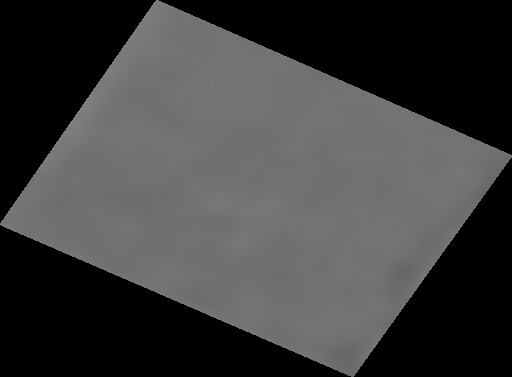
#> input picture Sentinel1_Images_Beauvais/01_02_17_vv.png, 512 x 377 px; its folder holds 4 pictures in this run
$ jupyter execute --allow-errors crop_detecting_test.ipynb   (older library calls are emulated)
#> lines starting #> are read from the running program, lines starting #| are printed output that depends on the picture; after the words box and inside, x2 and y2 are one past the last pixel; in counts of white or black regions, pixels touching at a corner belong together
[cell 1]
import cv2
import matplotlib.pyplot as plt
import os
import numpy as np

You will need to scrap at least one VV/VH satelitte image using the extract_sentinel1.py

[cell 2]
fname = '../Sentinel1_Images_Beauvais/'
list_dir = os.listdir(fname)
list_dir

[cell 3]
vv_list = list()
vh_list = list()

for f in list_dir:
    type_f = f[-6:-4]

    if type_f == 'vh':
        vh_list.append(fname+f)
    else :
        vv_list.append(fname+f)

vv_list

[cell 4]
im_try_vv = cv2.imread(vv_list[0], cv2.COLOR_BGR2GRAY)
#> im_try_vv is the input picture: shape (377, 512, 3); min 0, max 126, mean 61.3
im_try_vh = cv2.imread(vh_list[0], cv2.COLOR_BGR2GRAY)
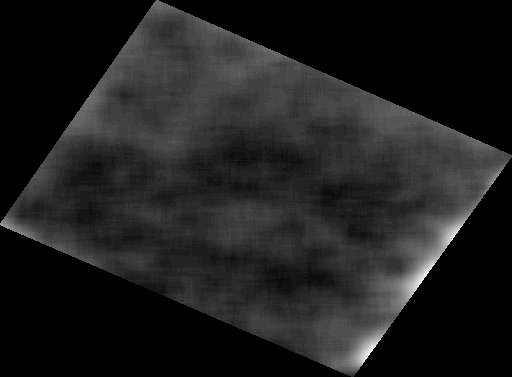
#> input picture Sentinel1_Images_Beauvais/01_01_17_vh.png, 512 x 377 px
#> im_try_vh is the input picture: shape (377, 512, 3); min 0, max 35, mean 4.2

plt.imshow(im_try_vv)

[cell 5]
plt.imshow(im_try_vh)

### Using canny

[cell 6]
#Pour VH
image = im_try_vv
blurred = cv2.GaussianBlur(image, (5, 5), 0)

# Canny
edges = cv2.Canny(blurred, 0, 14)
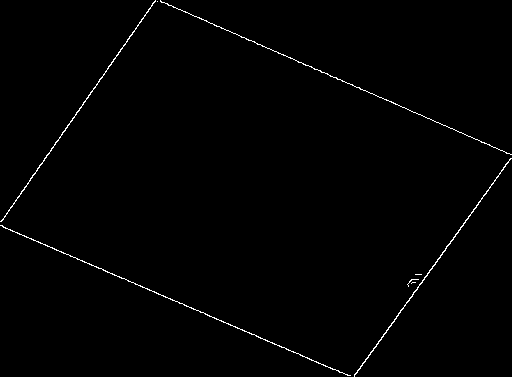
#> edges: shape (377, 512); 0.82% white in thin lines or dots
kernel = cv2.getStructuringElement(cv2.MORPH_RECT, (3, 3))
thick_edges = cv2.dilate(edges, kernel, iterations=1)
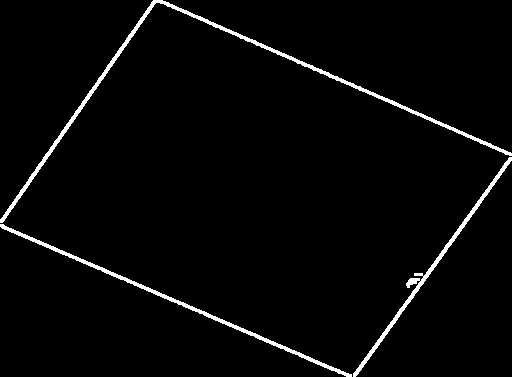
#> thick_edges: shape (377, 512); 2.7% white; 3 white regions

# contours
contours, _ = cv2.findContours(thick_edges, cv2.RETR_EXTERNAL, cv2.CHAIN_APPROX_SIMPLE)
#> contours = 3 contours; box (x1, y1, x2, y2) and area: (0, 0, 512, 223) 1930, (0, 224, 352, 377) 1097, (353, 157, 512, 377) 970

# Mask
mask = np.zeros_like(image)
cv2.drawContours(mask, contours, -1, (0, 255, 0), thickness=cv2.FILLED)
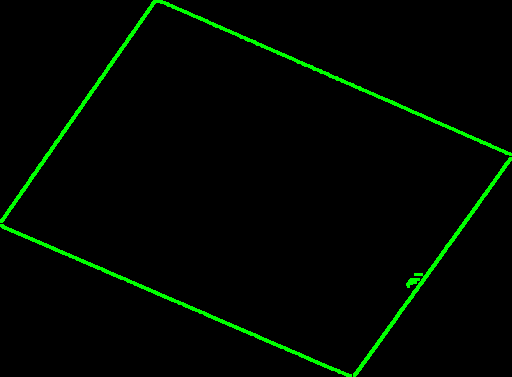
#> mask: shape (377, 512, 3); mean of channels 0, 1, 2 0, 6.8, 0; drawn as B, G, R
extracted_fields = cv2.bitwise_and(image, mask)

plt.figure(figsize=(10, 8))

plt.subplot(1, 3, 1)
plt.title('Image originale')
plt.imshow(image)
plt.axis('off')

plt.subplot(1, 3, 2)
plt.title('Bords détectés')
plt.imshow(thick_edges, cmap='gray')
plt.axis('off')

plt.subplot(1, 3, 3)
plt.title('Champs extraits')
plt.imshow(cv2.cvtColor(extracted_fields, cv2.COLOR_BGR2RGB))
plt.axis('off')

plt.tight_layout()
plt.show()

[cell 7]
#Pour VH
image = im_try_vh
blurred = cv2.GaussianBlur(image, (5, 5), 0)

# Canny
edges = cv2.Canny(blurred, 0, 14)
#> edges: shape (377, 512); 0.87% white in thin lines or dots
kernel = cv2.getStructuringElement(cv2.MORPH_RECT, (3, 3))
thick_edges = cv2.dilate(edges, kernel, iterations=1)
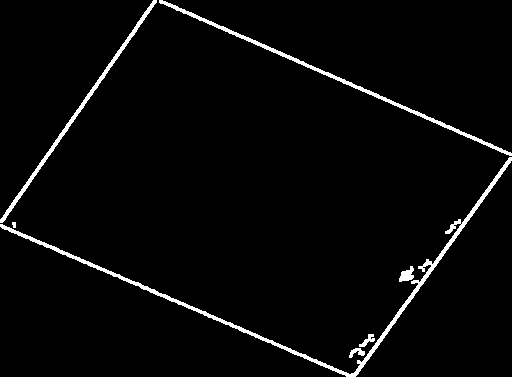
#> thick_edges: shape (377, 512); 2.9% white; 7 white regions

# contours
contours, _ = cv2.findContours(thick_edges, cv2.RETR_EXTERNAL, cv2.CHAIN_APPROX_SIMPLE)
#> contours = 7 contours, 1 with area under 20; largest, box (x1, y1, x2, y2) and area: (0, 157, 512, 377) 2106, (159, 0, 512, 156) 1078, (0, 0, 157, 223) 870, (399, 266, 414, 282) 120, (359, 334, 375, 347) 62, (349, 348, 365, 358) 62

# Mask
mask = np.zeros_like(image)
cv2.drawContours(mask, contours, -1, (0, 255, 0), thickness=cv2.FILLED)
extracted_fields = cv2.bitwise_and(image, mask)


plt.figure(figsize=(10, 8))

plt.subplot(1, 3, 1)
plt.title('Image originale')
plt.imshow(image)
plt.axis('off')

plt.subplot(1, 3, 2)
plt.title('Bords détectés')
plt.imshow(thick_edges, cmap='gray')
plt.axis('off')

plt.subplot(1, 3, 3)
plt.title('Champs extraits')
plt.imshow(cv2.cvtColor(extracted_fields, cv2.COLOR_BGR2RGB))
plt.axis('off')

plt.tight_layout()
plt.show()

### Using sobel

[cell 8]
# Étape 3 : Appliquer un flou pour réduire le bruit
blurred = cv2.GaussianBlur(image, (5, 5), 0)

# Étape 4 : Calculer les gradients avec le filtre de Sobel
sobel_x = cv2.Sobel(blurred, cv2.CV_64F, 1, 0, ksize=5)  # Gradient dans la direction x
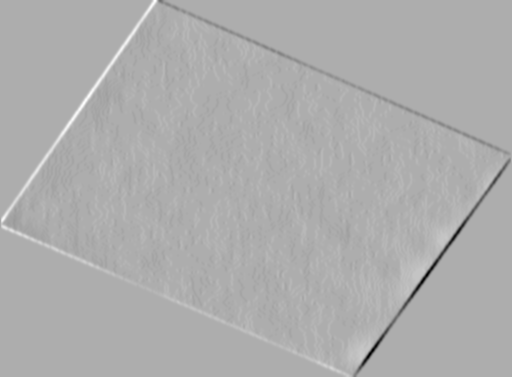
#> sobel_x: shape (377, 512, 3) float64; min -993, max 464, mean 0; drawn with min black and max white
sobel_y = cv2.Sobel(blurred, cv2.CV_64F, 0, 1, ksize=5)  # Gradient dans la direction y
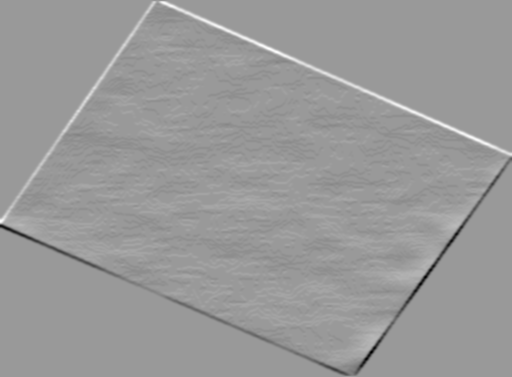
#> sobel_y: shape (377, 512, 3) float64; min -778, max 513, mean 0; drawn with min black and max white


# Blur the image for better edge detection
img_blur = cv2.GaussianBlur(im_try_vv, (3,3), 0)

# Sobel Edge Detection
sobelx = cv2.Sobel(src=img_blur, ddepth=cv2.CV_64F, dx=1, dy=0, ksize=5) # Sobel Edge Detection on the X axis
sobely = cv2.Sobel(src=img_blur, ddepth=cv2.CV_64F, dx=0, dy=1, ksize=5) # Sobel Edge Detection on the Y axis
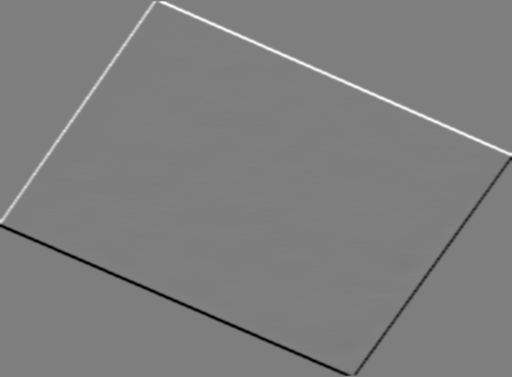
#> sobely: shape (377, 512, 3) float64; min -4685, max 4763, mean 0; drawn with min black and max white
sobelxy = cv2.Sobel(src=img_blur, ddepth=cv2.CV_64F, dx=1, dy=1, ksize=5) # Combined X and Y Sobel Edge Detection
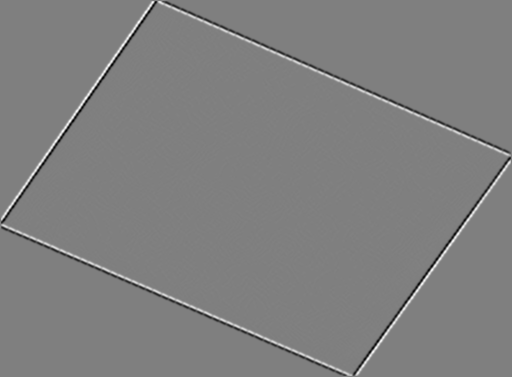
#> sobelxy: shape (377, 512, 3) float64; min -750, max 748, mean 0; drawn with min black and max white

_, sobel_binary = cv2.threshold(sobelxy, 0, 255, cv2.THRESH_BINARY)
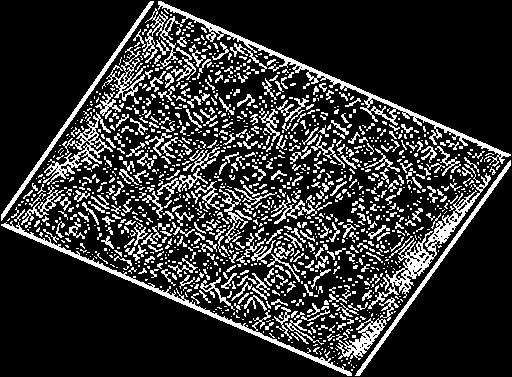
#> sobel_binary: shape (377, 512, 3) float64; 18.7% white in thin lines or dots


# Étape 6 : Trouver les contours
#> (the rest of this cell did not finish here and is left out)
